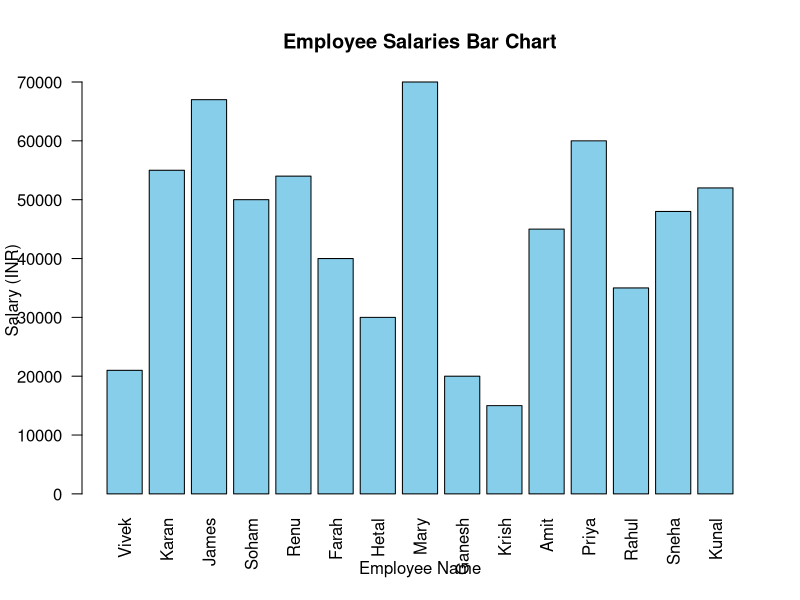
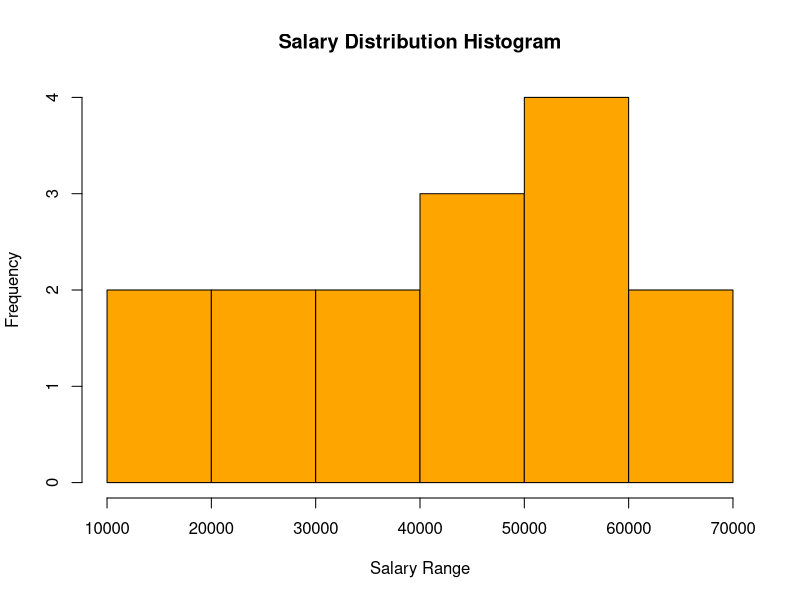

The R source for these figures, in order:
# 1. (i) Enter the initial 10 employee salaries into a Data Frame
# We use data.frame() to create a structured table with Sr. No, Name, and Salary
emp_df <- data.frame(
  Sr_No = c(1, 2, 3, 4, 5, 6, 7, 8, 9, 10),
  Name = c("Vivek", "Karan", "James", "Soham", "Renu", "Farah", "Hetal", "Mary", "Ganesh", "Krish"),
  Salary = c(21000, 55000, 67000, 50000, 54000, 40000, 30000, 70000, 20000, 15000)
)
print("Original Employee Dataset:")
print(emp_df)

print("--------------------------------------------------------------------------------------")

# 2. (ii) Add the salaries of 5 new employees using rbind()
# rbind() stands for "row bind". It is used to join/combine datasets by adding new rows.
new_employees <- data.frame(
  Sr_No = c(11, 12, 13, 14, 15),
  Name = c("Amit", "Priya", "Rahul", "Sneha", "Kunal"),
  Salary = c(45000, 60000, 35000, 48000, 52000)
)

# Combine the existing dataset with the new rows
updated_emp_df <- rbind(emp_df, new_employees)

# Combine the existing dataset with the new rows
updated_emp_df <- rbind(emp_df, new_employees)

print("Updated Employee Dataset after adding new rows:")
print(updated_emp_df)

print("--------------------------------------------------------------------------------------")

# 3. (iii) Visualize the data using charts

# Enable prompt so R pauses between each chart
par(ask = TRUE)

# Chart 1: Bar Chart showing employee salaries
# names.arg sets the employee names as labels under each vertical bar
barplot(updated_emp_df$Salary, 
        names.arg = updated_emp_df$Name,     # Name labels for X-axis
        main = "Employee Salaries Bar Chart", # Main title
        xlab = "Employee Name",              # X-axis label
        ylab = "Salary (INR)",               # Y-axis label
        col = "skyblue",                     # Bar color
        las = 2)                             # Rotates X-axis names vertically so they don't overlap

# Chart 2: Histogram showing the distribution/frequency of salary ranges
hist(updated_emp_df$Salary, 
     main = "Salary Distribution Histogram",   # Main title
     xlab = "Salary Range",                  # X-axis label
     col = "orange",                         # Fill color of bins
     border = "black")                       # Border outline color
